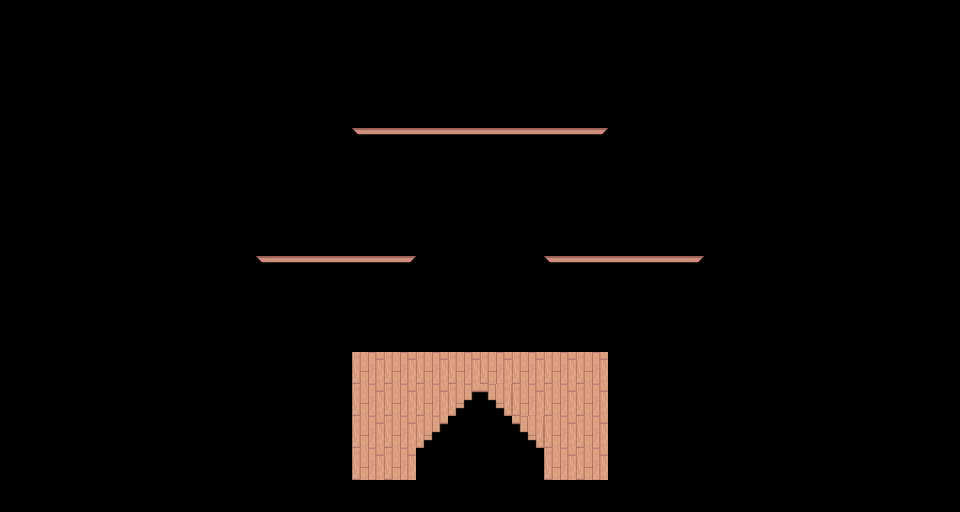

Rendered tile map (Tiled .tmx) drawn with the repository's tilesets; below, a short description and the full map source, tile grids included:
An orthogonal 30x16 tile map with 32x32 px tiles, 1 tile layer (Capa de patrones 1), 4 tilesets.

<map version="1.10" tiledversion="1.11.2" orientation="orthogonal" renderorder="right-down" width="30" height="16" tilewidth="32" tileheight="32" infinite="0" nextlayerid="2" nextobjectid="1">
 <tileset firstgid="1" source="bloque.tsx" />
 <tileset firstgid="2" source="escalera.tsx" />
 <tileset firstgid="3" source="piso.tsx" />
 <tileset firstgid="4" source="piso_esquina.tsx" />
 <layer id="1" name="Capa de patrones 1" width="30" height="16">
  <data encoding="csv">
0,0,0,0,0,0,0,0,0,0,0,0,0,0,0,0,0,0,0,0,0,0,0,0,0,0,0,0,0,0,
0,0,0,0,0,0,0,0,0,0,0,0,0,0,0,0,0,0,0,0,0,0,0,0,0,0,0,0,0,0,
0,0,0,0,0,0,0,0,0,0,0,0,0,0,0,0,0,0,0,0,0,0,0,0,0,0,0,0,0,0,
0,0,0,0,0,0,0,0,0,0,0,0,0,0,0,0,0,0,0,0,0,0,0,0,0,0,0,0,0,0,
0,0,0,0,0,0,0,0,0,0,0,4,3,3,3,3,3,3,2147483652,0,0,0,0,0,0,0,0,0,0,0,
0,0,0,0,0,0,0,0,0,0,0,0,0,0,0,0,0,0,0,0,0,0,0,0,0,0,0,0,0,0,
0,0,0,0,0,0,0,0,0,0,0,0,0,0,0,0,0,0,0,0,0,0,0,0,0,0,0,0,0,0,
0,0,0,0,0,0,0,0,0,0,0,0,0,0,0,0,0,0,0,0,0,0,0,0,0,0,0,0,0,0,
0,0,0,0,0,0,0,0,4,3,3,3,2147483652,0,0,0,0,4,3,3,3,2147483652,0,0,0,0,0,0,0,0,
0,0,0,0,0,0,0,0,0,0,0,0,0,0,0,0,0,0,0,0,0,0,0,0,0,0,0,0,0,0,
0,0,0,0,0,0,0,0,0,0,0,0,0,0,0,0,0,0,0,0,0,0,0,0,0,0,0,0,0,0,
0,0,0,0,0,0,0,0,0,0,0,1,1,1,1,1,1,1,1,0,0,0,0,0,0,0,0,0,0,0,
0,0,0,0,0,0,0,0,0,0,0,1,1,1,2,2147483650,1,1,1,0,0,0,0,0,0,0,0,0,0,0,
0,0,0,0,0,0,0,0,0,0,0,1,1,2,0,0,2147483650,1,1,0,0,0,0,0,0,0,0,0,0,0,
0,0,0,0,0,0,0,0,0,0,0,1,1,0,0,0,0,1,1,0,0,0,0,0,0,0,0,0,0,0,
0,0,0,0,0,0,0,0,0,0,0,0,0,0,0,0,0,0,0,0,0,0,0,0,0,0,0,0,0,0
</data>
 </layer>
</map>
